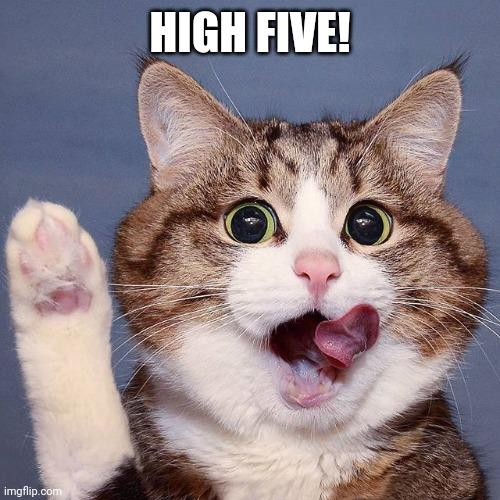
#> input picture data/sample_images/cat.jpg, 500 x 500 px, found by its file name
$ python test_cat_variations.py   (older library calls are emulated)
#> lines starting #> are read from the running program, lines starting #| are printed output that depends on the picture
### pipeline.py
"""
ZERO-TEXT CORE PIPELINE & AI ENGINE (v2.5 High-Precision Multimodal Architecture)
Integrates:
- CLIP (ViT-B-32) Multimodal Embeddings (Text, Image, Sketch)
- RapidOCR In-Image Text Extraction (confidence-filtered)
- Dominant Colour Extraction (Pillow Median Cut & Lab distance)
- Intelligent Query Analyzer & Auto-Weight Decider (CLIP vs OCR vs Colour)
- FAISS Vector Index (512-dim Cosine Similarity)
- UMAP 2D & 3D Dimensionality Reduction
- HDBSCAN Density-Based Hierarchical Clustering
- Ingestion Pipeline for Files & Directories
"""

import os
import sys

# Critical Windows environment variables before importing torch/faiss
os.environ["OMP_NUM_THREADS"] = "1"
os.environ["MKL_NUM_THREADS"] = "1"
os.environ["OPENBLAS_NUM_THREADS"] = "1"
os.environ["NUMEXPR_NUM_THREADS"] = "1"
os.environ["KMP_DUPLICATE_LIB_OK"] = "TRUE"

from pathlib import Path
BASE_DIR = Path(__file__).resolve().parent
os.environ["HF_HOME"] = str((BASE_DIR / "model_cache").resolve())
os.environ["HF_HUB_OFFLINE"] = "1"

# Windows DLL order: torch MUST be imported first
import torch
import open_clip

# Windows paging-file resilience: avoid mmap allocation failure (error 1455) by using pread
try:
    import safetensors.torch
    _orig_safetensors_load = safetensors.torch.load_file
    def _pread_load_file(filename, device="cpu", **kwargs):
        kwargs.setdefault("backend", "pread")
        return _orig_safetensors_load(filename, device=device, **kwargs)
    safetensors.torch.load_file = _pread_load_file
except Exception:
    pass

import faiss
import numpy as np
import hdbscan
import umap

import io
import json
import re
import threading
import time
import base64
import hashlib
from typing import Any, Callable, Dict, List, Optional, Tuple, Union
from PIL import Image

# Enable UTF-8 terminal encoding
if hasattr(sys.stdout, "reconfigure"):
    sys.stdout.reconfigure(encoding="utf-8", errors="replace")

DATA_DIR = BASE_DIR / "data"
SAMPLE_DIR = DATA_DIR / "sample_images"
SKETCHES_DIR = DATA_DIR / "sketches"

INDEX_PATH = DATA_DIR / "image_index.faiss"
METADATA_PATH = DATA_DIR / "image_metadata.json"
OCR_PATH = DATA_DIR / "ocr_results.json"
COLOUR_PATH = DATA_DIR / "color_results.json"
CLUSTER_PATH = DATA_DIR / "cluster_results.json"
SKETCH_PROJECTION_PATH = DATA_DIR / "sketch_projection.pt"
SKETCH_ADAPTER_PATH = DATA_DIR / "sketch_adapter.pt"
VISUAL_PROBE_PROJECTION_PATH = DATA_DIR / "visual_probe_projection.pt"
CONCEPT_ANCHORS_PATH = DATA_DIR / "concept_anchors.npz"
FEEDBACK_PATH = DATA_DIR / "feedback_dataset.json"
TEXT_DATASET_PATH = DATA_DIR / "text_search_dataset.json"
SKETCH_DATASET_PATH = DATA_DIR / "sketch_dataset.json"
USER_SKETCHES_DIR = SKETCHES_DIR / "user_validated"

MODEL_NAME = "ViT-B-32"
PRETRAINED = "laion2b_s34b_b79k"
DEVICE = "cpu"
DIMENSIONS = 512
COLOUR_COUNT = 5

OCR_CONFIDENCE_THRESHOLD = 0.50

COLOURS = {
    "red": (220, 40, 40),
    "crimson": (220, 20, 60),
    "scarlet": (255, 36, 0),
    "green": (40, 160, 70),
    "emerald": (46, 139, 87),
    "forest": (34, 139, 34),
    "blue": (30, 100, 220),
    "navy": (15, 30, 80),
    "cyan": (40, 210, 220),
    "teal": (20, 130, 130),
    "yellow": (245, 215, 30),
    "amber": (255, 191, 0),
    "gold": (255, 215, 0),
    "golden": (255, 215, 0),
    "orange": (240, 130, 30),
    "purple": (130, 60, 180),
    "violet": (138, 43, 226),
    "magenta": (220, 40, 180),
    "pink": (240, 130, 180),
    "black": (20, 20, 20),
    "dark": (30, 30, 30),
    "white": (245, 245, 245),
    "light": (235, 235, 235),
    "grey": (128, 128, 128),
    "gray": (128, 128, 128),
    "silver": (192, 192, 192),
    "brown": (130, 80, 40),
    "tan": (210, 180, 140),
    "lime": (50, 205, 50),
    "coral": (255, 127, 80),
    "indigo": (75, 0, 130),
    "neon": (76, 201, 240),
}

DOCUMENT_MARKERS = {
    "code", "coding", "coder", "python", "script", "import", "class", "def", "function",
    "programmer", "programming", "developer", "software", "algorithm",
    "formula", "equation", "math", "physics", "quantum", "notes",
    "study", "biology", "genetics", "dna", "cell", "text", "document",
    "invoice", "bill", "tax", "statement", "todo", "checklist", "action",
    "memorandum", "written", "receipt", "table", "definition", "paper",
}

STOP_WORDS = {
    "the", "a", "an", "is", "are", "of", "in", "on", "with", "find", "show",
    "me", "image", "picture", "containing", "that", "has", "having", "and",
    "for", "to", "at", "from", "by", "about", "all", "some", "any", "photo",
    "photos", "images", "pictures", "look", "like", "search", "get", "give",
}

CLUSTER_PALETTE = [
    "#4cc9f0",  # Neon Cyan
    "#f72585",  # Neon Pink
    "#80ed99",  # Mint Green
    "#ffd166",  # Warm Yellow
    "#c77dff",  # Soft Violet
    "#ff7b00",  # Bright Orange
    "#00b4d8",  # Sky Blue
    "#b5179e",  # Deep Magenta
    "#06d6a0",  # Emerald Green
    "#e76f51",  # Terracotta
    "#118ab2",  # Ocean Blue
    "#ef476f",  # Rose Red
]


# [5 lines left out: function hex_to_rgb, not called in this run]


def rgb_to_hex(r: int, g: int, b: int) -> str:
    return f"#{r:02X}{g:02X}{b:02X}"


# [11 lines left out: function softmax_normalize, not called in this run]


class SketchProjection(torch.nn.Module):
    """
    Lightweight residual projection head that maps sketch structural embeddings
    into the photographic CLIP manifold. Loaded directly from frozen pretrained checkpoints.
    Zero runtime training is performed during application startup or queries.
    """
    # [20 lines left out: functions __init__, forward, not called in this run]


# Backwards compatibility alias
SketchAdapter = SketchProjection


class VisualProbeProjection(torch.nn.Module):
    """
    Fine-tuned residual bottleneck manifold projection head for drag-and-drop visual search.
    Maps test-time visual probes through a calibrated residual offset bottleneck
    trained with InfoNCE contrastive loss to align external image crops into the clustered manifold.
    """
    # [19 lines left out: functions __init__, forward, not called in this run]


class ZeroTextEngine:
    """
    Unified ZeroText Engine handling multi-modal indexing, searching,
    query intent recommendation, and 2D/3D visual galaxy clustering.
    """

    def __init__(self):
        self._lock = threading.RLock()
        self.model = None
        self.preprocess = None
        self.tokenizer = None
        self.ocr = None
        self.model_ready = False

        self.index: Optional[faiss.Index] = None
        self.metadata: List[Dict] = []
        self.ocr_lookup: Dict[str, Dict] = {}
        self.colour_lookup: Dict[str, List[Dict]] = {}
        self.cluster_lookup: Dict[str, Dict] = {}

        # Feedback & Dataset Enrichment
        self.feedback_dataset: List[Dict] = []
        self.text_search_dataset: List[Dict] = []
        self.sketch_dataset: List[Dict] = []
        self.validated_text_queries: Dict[str, set] = {}
        self.negative_feedback_queries: Dict[str, set] = {}
        self.validated_sketch_pairs: set = set()
        self.negative_sketch_pairs: set = set()

        self.sketch_projection: Optional[SketchProjection] = None
        self.sketch_adapter: Optional[SketchProjection] = None
        self.visual_probe_projection: Optional[VisualProbeProjection] = None
        self.concept_anchors: Dict[str, np.ndarray] = {}
        self.model_quantized = None
        self.turbo_mode = False
        self.reducer_2d: Optional[umap.UMAP] = None
        self.reducer_3d: Optional[umap.UMAP] = None
        self._smart_vocab_cache: Optional[Dict[str, Any]] = None

        self.indexing_state = {
            "status": "idle",
            "progress": 0,
            "message": "Engine ready",
            "total": 0,
            "current": 0,
            "logs": [],
            "model_ready": False,
        }

        self._ensure_directories()
        self._load_data()
#> (the call stopped at in _load_data, `self.index = faiss.IndexFlatIP(DIMENSIONS)`: faiss is not available in this run)

        # Pre-warm CLIP in a background thread
        threading.Thread(target=self._prewarm_clip, daemon=True).start()

    def _prewarm_clip(self):
        try:
            self.load_clip()
#> (the call stopped at in load_clip, `model, _, preprocess = open_clip.create_model_and_transforms( MODEL_NA..`: open_clip is not available in this run)
        except Exception as e:
            self._log(f"CLIP prewarm notice: {e}")

    def _ensure_directories(self):
        DATA_DIR.mkdir(parents=True, exist_ok=True)
        SAMPLE_DIR.mkdir(parents=True, exist_ok=True)
        SKETCHES_DIR.mkdir(parents=True, exist_ok=True)
        USER_SKETCHES_DIR.mkdir(parents=True, exist_ok=True)

    def _log(self, message: str):
#> (the call stopped at in load_clip, `model, _, preprocess = open_clip.create_model_and_transforms( MODEL_NA..`: open_clip is not available in this run)
#> further down, cat_img is the input picture: PIL image 500x500 RGB; mean R, G, B 141.8, 128.6, 133.9
        print(f"[ZERO-TEXT] {message}")
        with self._lock:
            self.indexing_state["logs"].append(
                {"time": time.strftime("%H:%M:%S"), "message": message}
            )
            if len(self.indexing_state["logs"]) > 200:
                self.indexing_state["logs"].pop(0)

    # -------------------------------------------------------------
    # MODEL INITIALIZATION
    # -------------------------------------------------------------

    def load_clip(self):
        if self.model is not None:
            return
        with self._lock:
            if self.model is not None:
                return
            self._log(f"Loading CLIP ({MODEL_NAME})...")
#> (the call stopped at in load_clip, `model, _, preprocess = open_clip.create_model_and_transforms( MODEL_NA..`: open_clip is not available in this run)
            start = time.time()
            import gc
            gc.collect()
            model, _, preprocess = open_clip.create_model_and_transforms(
                MODEL_NAME, pretrained=PRETRAINED, device=DEVICE
            )
            model.eval()
            self.model = model
            self.preprocess = preprocess
            self.tokenizer = open_clip.get_tokenizer(MODEL_NAME)
            self.model_ready = True
            self.indexing_state["model_ready"] = True
            elapsed = time.time() - start
            self._log(f"CLIP loaded in {elapsed:.2f}s — ready for search!")
            try:
                self.load_sketch_projection()
                self.load_visual_probe_projection()
            except Exception as ex:
                self._log(f"Projection init notice: {ex}")

    # [20 lines left out: function load_sketch_projection, not called in this run]

    def load_visual_probe_projection(self):
        """
        Loads the frozen fine-tuned VisualProbeProjection weights directly.
        Zero runtime or startup training is performed.
        """
        if self.visual_probe_projection is not None:
            return
        if VISUAL_PROBE_PROJECTION_PATH.exists():
            try:
                proj = VisualProbeProjection(DIMENSIONS)
                state_dict = torch.load(VISUAL_PROBE_PROJECTION_PATH, map_location=DEVICE)
                proj.load_state_dict(state_dict)
                proj.eval()
                self.visual_probe_projection = proj
                self._log(f"Loaded frozen fine-tuned VisualProbeProjection weights from {VISUAL_PROBE_PROJECTION_PATH.name}.")
            except Exception as e:
                self._log(f"Notice loading visual probe projection checkpoint: {e}")
        # Also load concept anchors
        self._load_concept_anchors()

    def _load_concept_anchors(self):
        """Load precomputed semantic concept anchor vectors for each indexed image."""
        if self.concept_anchors:
            return
        if CONCEPT_ANCHORS_PATH.exists():
            try:
                data = np.load(CONCEPT_ANCHORS_PATH)
                for key in data.files:
                    self.concept_anchors[key] = data[key].astype(np.float32)
                self._log(f"Loaded {len(self.concept_anchors)} semantic concept anchors.")
            except Exception as e:
                self._log(f"Notice loading concept anchors: {e}")

    # [47 lines left out: functions toggle_turbo_mode, load_ocr, not called in this run]

    # -------------------------------------------------------------
    # DATA LOADING & PERSISTENCE
    # -------------------------------------------------------------

    def _load_data(self):
        with self._lock:
            if METADATA_PATH.exists():
                try:
                    with open(METADATA_PATH, "r", encoding="utf-8") as f:
                        raw_metadata = json.load(f)
                    # Strictly filter out any files that do not exist physically on disk
                    valid_metadata = []
                    for item in raw_metadata:
                        p = Path(item["path"])
                        if p.is_file():
                            valid_metadata.append(item)
                        else:
                            alt = SAMPLE_DIR / item["filename"]
                            if alt.is_file():
                                item["path"] = str(alt.resolve())
                                valid_metadata.append(item)
                    self.metadata = valid_metadata
                except Exception as e:
                    self._log(f"Failed to load metadata: {e}")
                    self.metadata = []
            else:
                self.metadata = []

            valid_filenames = {item["filename"] for item in self.metadata}

            if INDEX_PATH.exists():
                try:
                    self.index = faiss.read_index(str(INDEX_PATH))
                except Exception as e:
                    self._log(f"Failed to load FAISS index: {e}")
                    self.index = faiss.IndexFlatIP(DIMENSIONS)
            else:
                self.index = faiss.IndexFlatIP(DIMENSIONS)

            if OCR_PATH.exists():
                try:
                    with open(OCR_PATH, "r", encoding="utf-8") as f:
                        ocr_data = json.load(f)
                        self.ocr_lookup = {
                            item["filename"]: item for item in ocr_data
                            if item.get("filename") in valid_filenames
                        }
                except Exception as e:
                    self._log(f"Failed to load OCR data: {e}")
                    self.ocr_lookup = {}
            else:
                self.ocr_lookup = {}

            if COLOUR_PATH.exists():
                try:
                    with open(COLOUR_PATH, "r", encoding="utf-8") as f:
                        colour_data = json.load(f)
                        self.colour_lookup = {
                            item["filename"]: item.get("dominant_colours", [])
                            for item in colour_data
                            if item.get("filename") in valid_filenames
                        }
                except Exception as e:
                    self._log(f"Failed to load colour data: {e}")
                    self.colour_lookup = {}
            else:
                self.colour_lookup = {}

            if CLUSTER_PATH.exists():
                try:
                    with open(CLUSTER_PATH, "r", encoding="utf-8") as f:
                        cluster_data = json.load(f)
                        self.cluster_lookup = {
                            item["filename"]: item for item in cluster_data
                            if item.get("filename") in valid_filenames
                        }
                except Exception as e:
                    self._log(f"Failed to load cluster data: {e}")
                    self.cluster_lookup = {}
            else:
                self.cluster_lookup = {}

            # Load Feedback & Enriched Datasets
            if FEEDBACK_PATH.exists():
                try:
                    with open(FEEDBACK_PATH, "r", encoding="utf-8") as f:
                        self.feedback_dataset = json.load(f)
                except Exception as e:
                    self._log(f"Failed to load feedback dataset: {e}")
                    self.feedback_dataset = []
            else:
                self.feedback_dataset = []

            if TEXT_DATASET_PATH.exists():
                try:
                    with open(TEXT_DATASET_PATH, "r", encoding="utf-8") as f:
                        self.text_search_dataset = json.load(f)
                except Exception as e:
                    self._log(f"Failed to load text search dataset: {e}")
                    self.text_search_dataset = []
            else:
                self.text_search_dataset = []

            if SKETCH_DATASET_PATH.exists():
                try:
                    with open(SKETCH_DATASET_PATH, "r", encoding="utf-8") as f:
                        self.sketch_dataset = json.load(f)
                except Exception as e:
                    self._log(f"Failed to load sketch dataset: {e}")
                    self.sketch_dataset = []
            else:
                self.sketch_dataset = []

            # Populate in-memory lookup indices for quick relevance calibration
            self.validated_text_queries = {}
            for item in self.text_search_dataset:
                qn = item.get("query_normalized", "").strip()
                fn = item.get("filename", "").strip()
                if qn and fn:
                    self.validated_text_queries.setdefault(qn, set()).add(fn)

            self.validated_sketch_pairs = {
                (item.get("sketch_hash", ""), item.get("filename", ""))
                for item in self.sketch_dataset
                if item.get("filename")
            }

            self.negative_feedback_queries = {}
            self.negative_sketch_pairs = set()
            for fb in self.feedback_dataset:
                if fb.get("feedback") in ("negative", "no"):
                    st = fb.get("search_type")
                    fn = fb.get("filename")
                    if st == "text" and fn:
                        qn = fb.get("query_normalized", "").strip()
                        if qn:
                            self.negative_feedback_queries.setdefault(qn, set()).add(fn)
                    elif st == "sketch" and fn:
                        sh = fb.get("sketch_hash", "")
                        if sh:
                            self.negative_sketch_pairs.add((sh, fn))

            self._log(
                f"Data loaded: {len(self.metadata)} images indexed, "
                f"{len(self.cluster_lookup)} cluster records, "
                f"{len(self.text_search_dataset)} validated text queries, "
                f"{len(self.sketch_dataset)} validated sketches, "
                f"{len(self.feedback_dataset)} feedback logs."
            )

    # [504 lines left out: functions _save_data, _save_feedback_dataset, _save_text_dataset, _save_sketch_dataset, record_feedback, get_feedback_stats and 7 more, not called in this run]

    def _compute_probe_image_ensemble(self, image: Image.Image, filename: str = "") -> np.ndarray:
        """
        High-precision multi-scale spatial ensemble and manifold projection for dropped probe images:
        1. Aspect-preserved letterbox canvas view (224x224 with neutral padding) preserving full scene geometry.
        2. High-resolution center focus crop.
        3. Multi-scale 85% zoom crop (scale robustness).
        4. Horizontal flip view (orientation robustness).
        5. Semantic filename prompt blending (if filename contains descriptive keywords).
        6. Forward pass through fine-tuned VisualProbeProjection residual bottleneck manifold head.
        """
#> called with filename = 'cat.jpg'
        self.load_clip()
#> (the call stopped at in load_clip, `model, _, preprocess = open_clip.create_model_and_transforms( MODEL_NA..`: open_clip is not available in this run)
        self.load_visual_probe_projection()

        img_rgb = image.convert("RGB")
        w, h = img_rgb.size

        # View 1: Aspect-preserved letterbox view onto standardized 224x224 canvas
        TARGET_SIZE = 224
        scale = min(TARGET_SIZE / max(w, 1), TARGET_SIZE / max(h, 1))
        nw = max(1, int(w * scale))
        nh = max(1, int(h * scale))
        resample_filter = getattr(getattr(Image, "Resampling", Image), "LANCZOS", Image.BILINEAR)
        resized_img = img_rgb.resize((nw, nh), resample_filter)
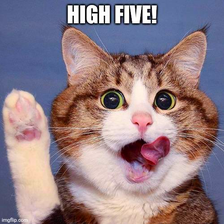
#> resized_img: PIL image 224x224 RGB; mean R, G, B 145.8, 126, 134
        letterbox = Image.new("RGB", (TARGET_SIZE, TARGET_SIZE), (128, 128, 128))
#> letterbox: PIL image 224x224 RGB; every value is 128
        letterbox.paste(resized_img, ((TARGET_SIZE - nw) // 2, (TARGET_SIZE - nh) // 2))

        # View 2: Direct original (processed through CLIP's center-crop transform)
        view_direct = img_rgb

        # View 3: Central 85% zoom crop
        cx1 = int(w * 0.075)
        cy1 = int(h * 0.075)
        cx2 = max(cx1 + 10, int(w * 0.925))
        cy2 = max(cy1 + 10, int(h * 0.925))
        view_zoom = img_rgb.crop((cx1, cy1, cx2, cy2))
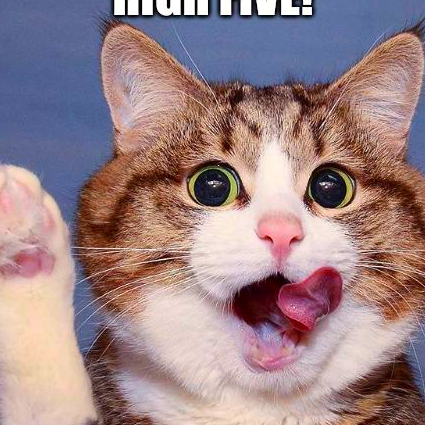
#> view_zoom: PIL image 425x425 RGB; mean R, G, B 156.6, 131.5, 135

        # View 4: Horizontal flip
        view_flip = img_rgb.transpose(Image.FLIP_LEFT_RIGHT)
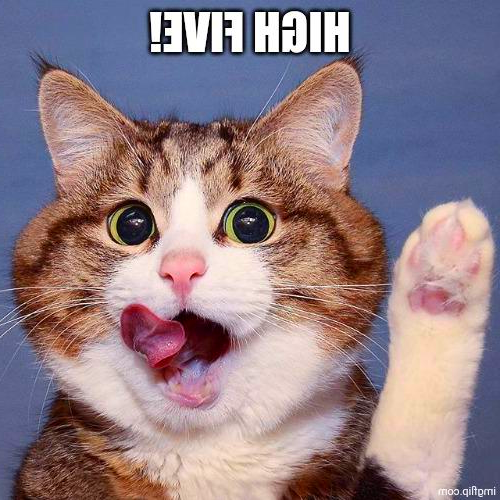
#> view_flip: PIL image 500x500 RGB; mean R, G, B 145.9, 126.1, 134.1

        views = [letterbox, view_direct, view_zoom, view_flip]
        weights = [1.3, 1.0, 0.9, 0.7]

#> (the run stopped early here; a loop or call above may not have finished)
